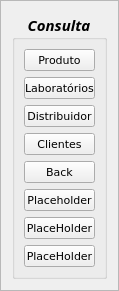
        <widget class="QFrame" name="Consulta_Frame">
         <property name="geometry">
          <rect>
           <x>0</x>
           <y>0</y>
           <width>119</width>
           <height>287</height>
          </rect>
         </property>
         <property name="autoFillBackground">
          <bool>true</bool>
         </property>
         <property name="frameShape">
          <enum>QFrame::StyledPanel</enum>
         </property>
         <property name="frameShadow">
          <enum>QFrame::Raised</enum>
         </property>
         <layout class="QGridLayout" name="gridLayout_6">
          <item row="0" column="0">
           <widget class="QGroupBox" name="ConsultaMenu">
            <property name="enabled">
             <bool>true</bool>
            </property>
            <property name="sizePolicy">
             <sizepolicy hsizetype="Fixed" vsizetype="Fixed">
              <horstretch>0</horstretch>
              <verstretch>0</verstretch>
             </sizepolicy>
            </property>
            <property name="minimumSize">
             <size>
              <width>10</width>
              <height>0</height>
             </size>
            </property>
            <property name="sizeIncrement">
             <size>
              <width>0</width>
              <height>0</height>
             </size>
            </property>
            <property name="font">
             <font>
              <family>Sitka Display</family>
              <pointsize>11</pointsize>
              <weight>75</weight>
              <italic>true</italic>
              <bold>true</bold>
              <strikeout>false</strikeout>
              <kerning>true</kerning>
             </font>
            </property>
            <property name="title">
             <string>Consulta</string>
            </property>
            <property name="alignment">
             <set>Qt::AlignCenter</set>
            </property>
            <layout class="QGridLayout" name="gridLayout_7">
             <item row="3" column="0">
              <widget class="QPushButton" name="ClieCons_Button">
               <property name="font">
                <font>
                 <family>Verdana</family>
                 <pointsize>8</pointsize>
                 <weight>50</weight>
                 <italic>false</italic>
                 <bold>false</bold>
                </font>
               </property>
               <property name="text">
                <string>Clientes</string>
               </property>
              </widget>
             </item>
             <item row="2" column="0">
              <widget class="QPushButton" name="DistCons_Button">
               <property name="font">
                <font>
                 <family>Verdana</family>
                 <pointsize>8</pointsize>
                 <weight>50</weight>
                 <italic>false</italic>
                 <bold>false</bold>
                </font>
               </property>
               <property name="text">
                <string>Distribuidor</string>
               </property>
              </widget>
             </item>
             <item row="6" column="0">
              <widget class="QPushButton" name="PlacHoldCons_Button">
               <property name="font">
                <font>
                 <family>Verdana</family>
                 <pointsize>8</pointsize>
                 <weight>50</weight>
                 <italic>false</italic>
                 <bold>false</bold>
                </font>
               </property>
               <property name="text">
                <string>Placeholder</string>
               </property>
              </widget>
             </item>
             <item row="0" column="0">
              <widget class="QPushButton" name="ProdCons_Button">
               <property name="font">
                <font>
                 <family>Verdana</family>
                 <pointsize>8</pointsize>
                 <weight>50</weight>
                 <italic>false</italic>
                 <bold>false</bold>
                </font>
               </property>
               <property name="text">
                <string>Produto</string>
               </property>
              </widget>
             </item>
             <item row="5" column="0">
              <widget class="QPushButton" name="BackCons_Button">
               <property name="font">
                <font>
                 <family>Verdana</family>
                 <pointsize>8</pointsize>
                 <weight>50</weight>
                 <italic>false</italic>
                 <bold>false</bold>
                </font>
               </property>
               <property name="text">
                <string>Back</string>
               </property>
              </widget>
             </item>
             <item row="1" column="0">
              <widget class="QPushButton" name="LabCons_Button">
               <property name="font">
                <font>
                 <family>Verdana</family>
                 <pointsize>8</pointsize>
                 <weight>50</weight>
                 <italic>false</italic>
                 <bold>false</bold>
                </font>
               </property>
               <property name="text">
                <string>Laboratórios</string>
               </property>
              </widget>
             </item>
             <item row="7" column="0">
              <widget class="QPushButton" name="PlacHoldCons2_Button">
               <property name="font">
                <font>
                 <family>Verdana</family>
                 <pointsize>8</pointsize>
                 <weight>50</weight>
                 <italic>false</italic>
                 <bold>false</bold>
                </font>
               </property>
               <property name="text">
                <string>PlaceHolder</string>
               </property>
              </widget>
             </item>
             <item row="8" column="0">
              <widget class="QPushButton" name="PlacHoldCons3_Button">
               <property name="font">
                <font>
                 <family>Verdana</family>
                 <pointsize>8</pointsize>
                 <weight>50</weight>
                 <italic>false</italic>
                 <bold>false</bold>
                </font>
               </property>
               <property name="text">
                <string>PlaceHolder</string>
               </property>
              </widget>
             </item>
            </layout>
           </widget>
          </item>
         </layout>
        </widget>
